Frame 1 (no input): blank canvas, image omitted
Frame 60 (the mouse pressed at the canvas centre just before this capture): blank canvas, image omitted
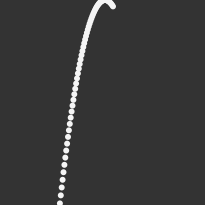
Frame 120 (the mouse held since frame 60 and released just before this capture)

The Processing sketch whose frames 1 and 60 were blank and that drew this single picture after the mouse press (run headless with seeded random() and noise(); from frame 60 on, the mouse is pressed at the canvas centre):

// Processing sketch: processing_108441
// ── processing_108441.pde

int counter;

float x = -100;float y = 0;int valor = 5;
void setup()
{
  noStroke();
  size(205, 205);
  background(51);
}
void draw() {
  
  funcionCuadratica();
}
void funcionCuadratica() {
x=x+0.9;
  if (x < 100) {
    y =(x*x)/10;
  }
  fill(245);
  ellipse(x+105, y, 6,6);
}
